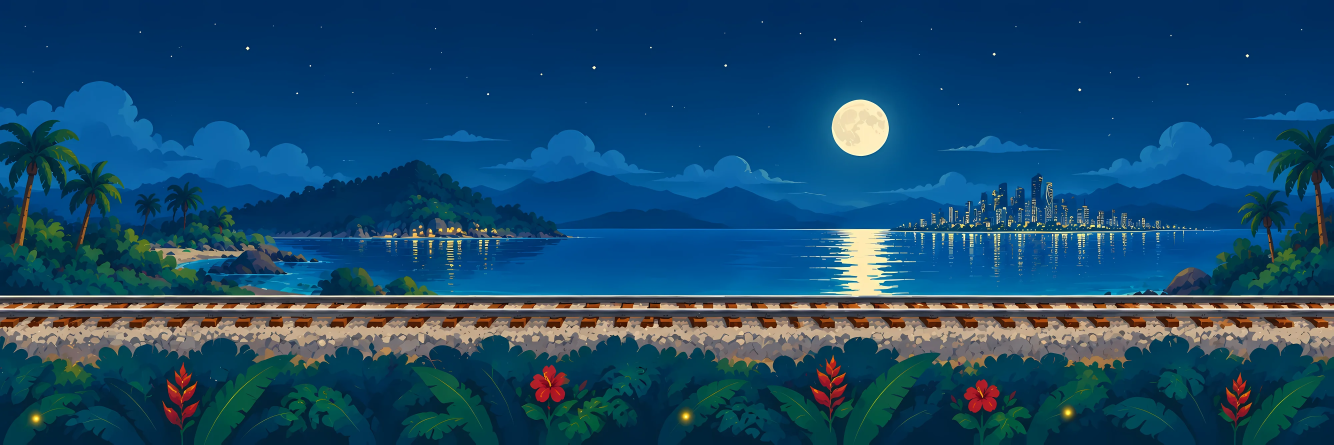
#> input picture design/archive/train-ride/images/ride-bg-night.webp, 4000 x 1334 px, given in place of hd-r1c1.png, which was not available (shown at 1/3 size)
$ python assemble_map.py ../design/archive/train-ride/images/ride-bg-night.webp
#> lines starting #> are read from the running program, lines starting #| are printed output that depends on the picture
"""Join the 24 repainted crops (hires-crops-640/hd-*.png) into one hi-res map.

Usage: python3 tools/assemble_map.py [output.png]

Each repainted crop is first warped back onto the geometry of its original crop (the agent drifts a little), so the
coastline stays where the code masks expect it. Crops overlap, so each one is then evened out in colour against its
neighbours and blended with a narrow transition along the line where two crops are equally far from their edges.
The map is written at 1254/640 times the original 3344 x 1882 (6552 x 3688).
"""
import os, sys
import cv2
import numpy as np

HERE = os.path.dirname(os.path.abspath(__file__))
D = os.path.join(HERE, '..', 'design', 'map-quality-brief', 'hires-crops-640') + '/'
N, SIDE = 1254, 640
S = N / SIDE
X = [0, 541, 1082, 1622, 2163, 2704]
Y = [0, 414, 828, 1242]
W, H = round(3344 * S), round(1882 * S)
TAU = 7.0  # px: how sharply the blend flips between two crops
# Straight steps of a few levels in the tone of the sea that sit inside a crop (the agent painted the crop with a seam in it), as
# (axis, line, from, to) in map px: 'h' is a line y = line between x = from and x = to. Found by looking at the assembled map; the
# step is measured on the sea along the line and shared out to both sides, so the waves themselves are left as they are.
SEA_STEPS = [('h', 815, 2840, 3640)]
STEP_FADE = 110  # px: how far from the line the correction reaches


def water(img):
    hsv = cv2.cvtColor(img, cv2.COLOR_BGR2HSV)
    h = hsv[:, :, 0]
    return cv2.GaussianBlur(((h > 85) & (h < 130) & (hsv[:, :, 1] > 90)).astype(np.float32), (0, 0), 4)


def aligned(i):
#> called with i = 'r1c1'
    hd = cv2.imread(f'{D}hd-{i}.png')
#> hd is the input picture: shape (1334, 4000, 3); mean B, G, R 106.5, 73.6, 24.6
    if hd.shape[0] != N:
        hd = cv2.resize(hd, (N, N), interpolation=cv2.INTER_AREA)
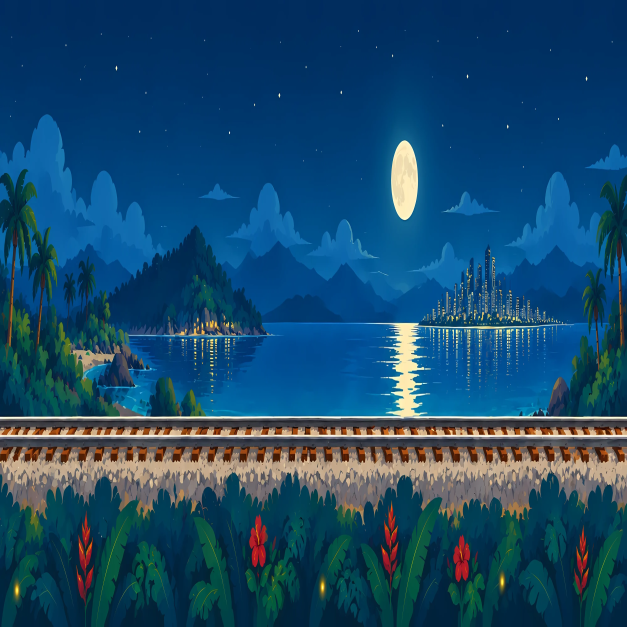
#> hd: shape (1254, 1254, 3) (shown at 1/2 size); mean B, G, R 106.5, 73.6, 24.6
    o = cv2.resize(cv2.imread(f'{D}crop-{i}.png'), (N, N), interpolation=cv2.INTER_LANCZOS4)
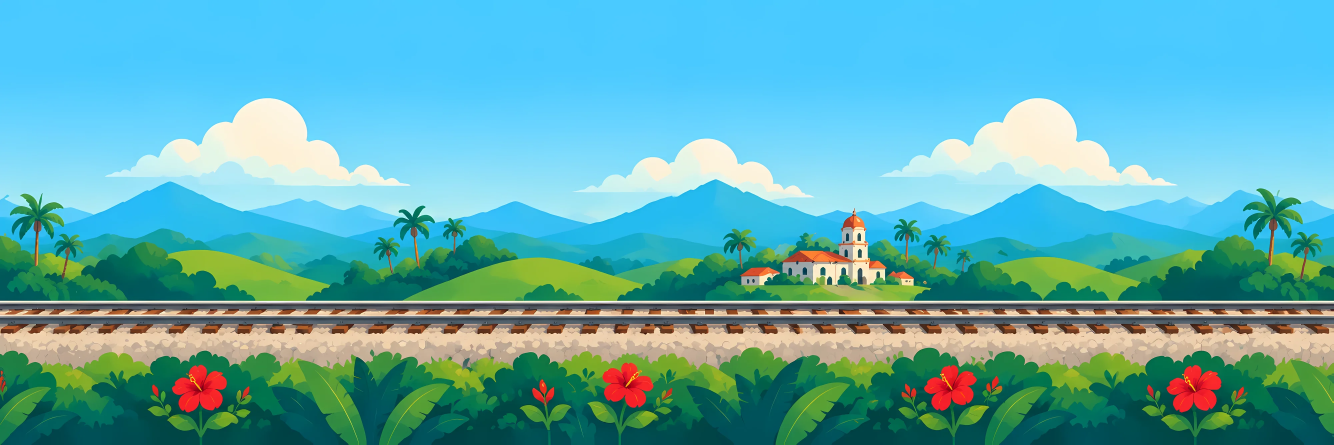
#> input picture design/archive/train-ride/images/ride-bg-papercut.webp, 4000 x 1334 px, given in place of crop-r1c1.png, which was not available (shown at 1/3 size)
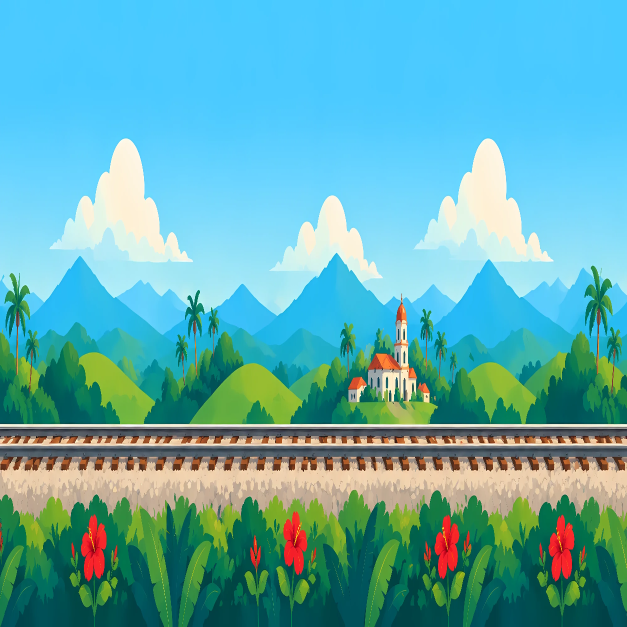
#> o: shape (1254, 1254, 3) (shown at 1/2 size); mean B, G, R 177.7, 173, 94.1
    flow = cv2.DISOpticalFlow_create(cv2.DISOPTICAL_FLOW_PRESET_MEDIUM).calc(
        (water(o) * 255).astype(np.uint8), (water(hd) * 255).astype(np.uint8), None)
#> in water, `hsv = cv2.cvtColor(img, cv2.COLOR_BGR2HSV)`: hsv: shape (1254, 1254, 3); mean H, S, V 80.1, 160.9, 200.9
#> in water, `h = hsv[:, :, 0]`:
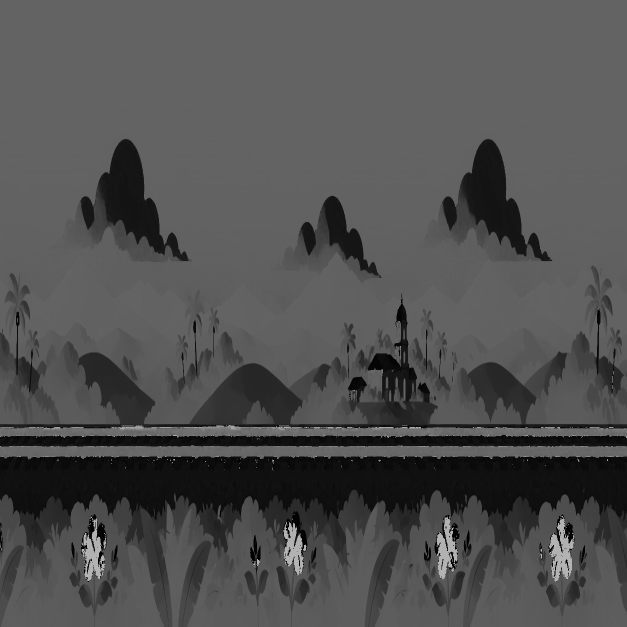
#> h: shape (1254, 1254) (shown at 1/2 size); min 0, max 179, mean 80.1
#> in water (call 2), `hsv = cv2.cvtColor(img, cv2.COLOR_BGR2HSV)`: hsv: shape (1254, 1254, 3); mean H, S, V 94.6, 219.4, 113.5
#> in water (call 2), `h = hsv[:, :, 0]`:
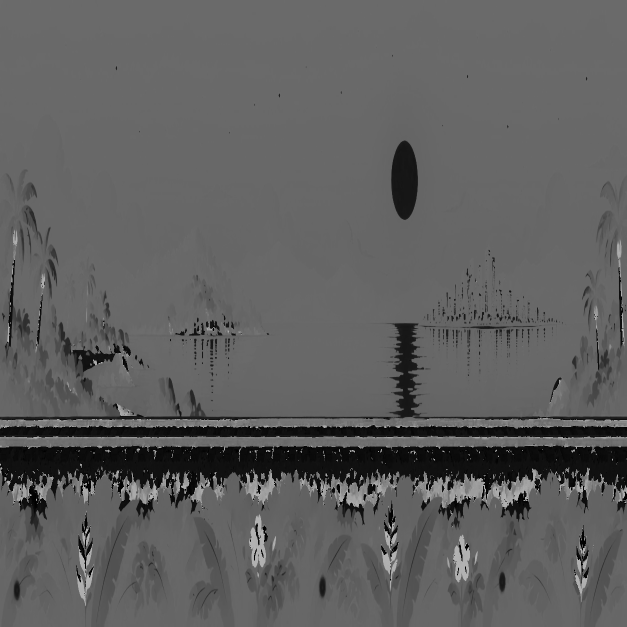
#> h: shape (1254, 1254) (shown at 1/2 size); min 0, max 179, mean 94.6
#> in water (call 2), `return cv2.GaussianBlur(((h > 85) & (h < 130) & (hsv[:, :, 1] > 90)).a..`:
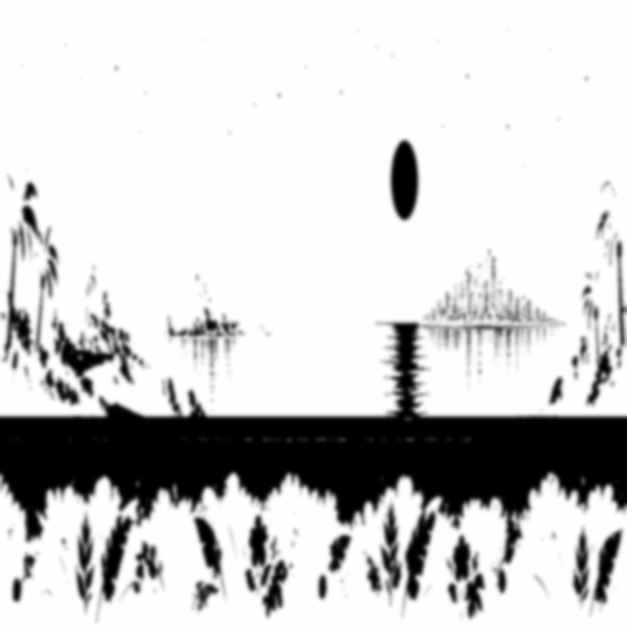
#> returned value: shape (1254, 1254) float32 (shown at 1/2 size); min 0, max 1, mean 0.803
    flow = cv2.GaussianBlur(flow, (0, 0), 40)
    gx, gy = np.meshgrid(np.arange(N), np.arange(N))
    return cv2.remap(hd, (gx + flow[:, :, 0]).astype(np.float32), (gy + flow[:, :, 1]).astype(np.float32),
                     cv2.INTER_CUBIC, borderMode=cv2.BORDER_REFLECT)
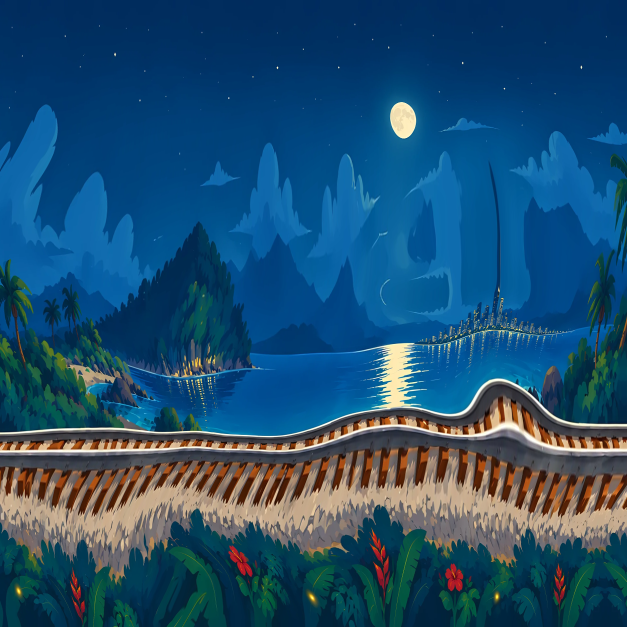
#> returned value: shape (1254, 1254, 3) (shown at 1/2 size); mean of channels 0, 1, 2 111.5, 78.6, 31.4; drawn as B, G, R


def heal_step(img, axis, line, a0, a1):
    """Remove a straight step in the sea's tone: half of it is taken off one side and added to the other, fading out with distance."""
    big = img if axis == 'h' else img.transpose(1, 0, 2)
    sea = (big[:, :, 2] + 30 < big[:, :, 0]).astype(np.float32)  # BGR: blue or cyan, foam and all (a line of foam is still the sea)
    sea = cv2.erode(sea, np.ones((5, 5), np.uint8))
    lum = big.astype(np.float32).mean(2)
    cols = np.arange(a0, a1)
    ok = (sea[line - 5:line + 5, a0:a1] > 0).all(axis=0)
    # the rows right next to the line, so the step is the jump at the line itself and not the slope of the waves around it
    above = lum[line - 4:line - 1, a0:a1].mean(0)
    below = lum[line + 1:line + 4, a0:a1].mean(0)
    step = below - above
    # the step is not the same all along the line: measured where there is sea, smoothed along the line, carried over the rest
    good = np.where(ok)[0]
    step = np.interp(np.arange(len(cols)), good, step[good])
    step = cv2.GaussianBlur(cv2.medianBlur(step.astype(np.float32)[None, :], 1)[0][None, :], (0, 0), 10)[0] if len(good) else step
    print(f'sea step at {axis}={line}: median {np.median(step[ok]):+.1f} levels (from {step[ok].min():+.1f} to {step[ok].max():+.1f}) over {int(ok.sum())} px')
    d = np.arange(big.shape[0], dtype=np.float32) - (line - 0.5)  # >0 below the line
    fall = np.where(np.abs(d) < STEP_FADE, 0.5 + 0.5 * np.cos(np.pi * np.abs(d) / STEP_FADE), 0.0)
    sign = np.where(d > 0, -0.5, 0.5)
    # along the line: fade the correction in and out at both ends, and keep it to the sea
    t = np.clip(np.minimum(cols - a0, a1 - 1 - cols) / 120.0, 0, 1)
    t = t * t * (3 - 2 * t)
    mask = cv2.GaussianBlur(sea, (0, 0), 12)[:, a0:a1] * t[None, :]
    corr = (sign * fall)[:, None] * step[None, :] * mask
    big = big.astype(np.float32)
    big[:, a0:a1] += corr[:, :, None]
    big = np.clip(big, 0, 255).astype(np.uint8)
    return big if axis == 'h' else big.transpose(1, 0, 2).copy()


def main(out):
    ids = [f'r{r}c{c}' for r in range(1, 5) for c in range(1, 7)]
    pos = {i: (round(Y[int(i[1]) - 1] * S), round(X[int(i[3]) - 1] * S)) for i in ids}
    crops = {}
    for i in ids:
        crops[i] = aligned(i).astype(np.float32)
        print('aligned', i, flush=True)

    # Colour: one RGB offset per crop, solved so overlapping crops agree (least squares, mean offset zero).
    pairs = []
    for a in ids:
        for b in ids:
            if a >= b:
                continue
            (ya, xa), (yb, xb) = pos[a], pos[b]
            y0, y1 = max(ya, yb), min(ya + N, yb + N)
            x0, x1 = max(xa, xb), min(xa + N, xb + N)
            if y1 - y0 < 40 or x1 - x0 < 40:
                continue
            A = crops[a][y0 - ya:y1 - ya, x0 - xa:x1 - xa]
            B = crops[b][y0 - yb:y1 - yb, x0 - xb:x1 - xb]
            pairs.append((a, b, (A - B).reshape(-1, 3).mean(0), (y1 - y0) * (x1 - x0)))
    idx = {i: k for k, i in enumerate(ids)}
    M = np.zeros((len(pairs) + 1, len(ids)))
    T = np.zeros((len(pairs) + 1, 3))
    for r, (a, b, m, area) in enumerate(pairs):
        w = np.sqrt(area / 1e5)
        M[r, idx[a]], M[r, idx[b]], T[r] = w, -w, m * w
    M[-1, :] = 1.0  # offsets sum to zero: the whole map keeps its overall colour
    off = np.linalg.lstsq(M, T, rcond=None)[0]
    for i in ids:
        crops[i] -= off[idx[i]]
        print('colour offset', i, off[idx[i]].round(1))

    # Blend: weight = exp(distance to own edge / TAU), relative to the best crop at that pixel.
    yy, xx = np.mgrid[0:N, 0:N]
    # Distance of each pixel to its crop's four edges. A crop on the map border has no neighbour beyond that one edge, so only
    # that edge is treated as far away (the others still fade the crop out where its neighbours take over: raising the whole half
    # of the crop, as this once did, left a hard edge, a visible step in the sea, where a border crop ended).
    left, right = xx.astype(np.float32), (N - 1 - xx).astype(np.float32)
    top, bottom = yy.astype(np.float32), (N - 1 - yy).astype(np.float32)

    def edge_distance(i):
        r, c = int(i[1]), int(i[3])
        return np.minimum(np.minimum(np.full_like(left, N) if c == 1 else left, np.full_like(left, N) if c == 6 else right),
                          np.minimum(np.full_like(left, N) if r == 1 else top, np.full_like(left, N) if r == 4 else bottom))

    dists = {i: edge_distance(i) for i in ids}
    best = np.full((H, W), -1.0, np.float32)
    for i in ids:
        y, x = pos[i]
        hh, ww = min(N, H - y), min(N, W - x)
        best[y:y + hh, x:x + ww] = np.maximum(best[y:y + hh, x:x + ww], dists[i][:hh, :ww])
    num = np.zeros((H, W, 3), np.float32)
    den = np.zeros((H, W), np.float32)
    for i in ids:
        y, x = pos[i]
        hh, ww = min(N, H - y), min(N, W - x)
        d = dists[i][:hh, :ww]
        w = np.exp(np.minimum(d - np.maximum(best[y:y + hh, x:x + ww], d), 0) / TAU)
        num[y:y + hh, x:x + ww] += crops[i][:hh, :ww] * w[:, :, None]
        den[y:y + hh, x:x + ww] += w
    out_img = np.clip(num / np.maximum(den, 1e-6)[:, :, None], 0, 255).astype(np.uint8)
    for axis, line, a0, a1 in SEA_STEPS:
        out_img = heal_step(out_img, axis, line, a0, a1)
    cv2.imwrite(out, out_img)
    print('wrote', out, out_img.shape)


if __name__ == '__main__':
#> (the run stopped early here; a loop or call above may not have finished)
